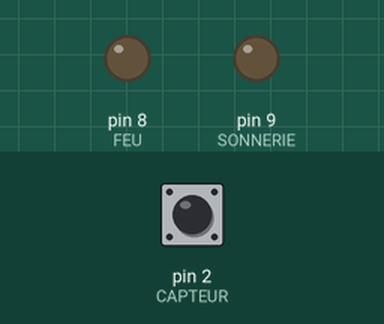
The sketch below on a simulated Arduino Uno, built with avr-gcc and run on an emulated ATmega328P. Shown: output pins drawn as LEDs (lit = HIGH). Dashed ring = blinking. The test bench sets the inputs (shaded band); at power-on: pin 2 (CAPTEUR) HIGH.

Above: at 1.2 s.
1.3 s: pin 2 (CAPTEUR) pulled LOW for 0.15 s
At 1.54 s:
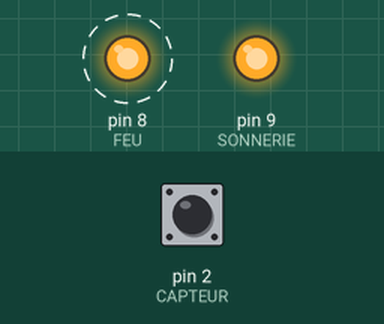
Timing chart, 0 to 10.3 s (numbered marks = the images above; inputs shaded):
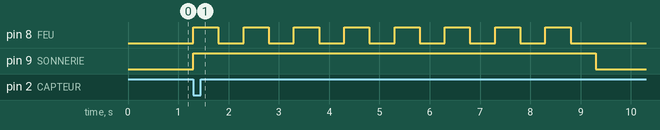

The sketch:

m2024_ex6_passage_niveau_corrige.ino
```cpp
// Midterm 2023-2024, Exercice 6 : passage a niveau, version corrigee (5 erreurs)
const int CAPTEUR = 2;
const int FEU = 8, SONNERIE = 9;
const unsigned long T_ALARME = 8000, T_CLIGNO = 500;
unsigned long tDebut = 0, tCligno = 0;      // (A) unsigned long, pas int
bool alarme = false, feu = false;

void setup() {
  pinMode(CAPTEUR, INPUT_PULLUP);           // (B) contact vers GND : pull-up interne, sinon entree flottante
  pinMode(FEU, OUTPUT);
  pinMode(SONNERIE, OUTPUT);                // (C) sortie manquante
}

void loop() {
  if (!alarme && digitalRead(CAPTEUR) == LOW) {   // (D) == et non =
    alarme = true; tDebut = millis(); tCligno = millis(); feu = true;
  }
  if (alarme) {                             // (E) pas de ';' apres le if
    if (millis() - tCligno >= T_CLIGNO) { tCligno = millis(); feu = !feu; }
    digitalWrite(FEU, feu);                 // feu rouge clignotant
    digitalWrite(SONNERIE, HIGH);
    if (millis() - tDebut >= T_ALARME) {    // (F) millis() au lieu de delay(8000)
      alarme = false;
      digitalWrite(FEU, LOW); digitalWrite(SONNERIE, LOW);
    }
  }
}
```

Measured:
- after the input at 1.3 s, pin 8 (FEU): alternates HIGH for 0.50 s and LOW for 0.50 s, 16 changes in all, then stays LOW, starting at once; pin 9 (SONNERIE): LOW → HIGH at once, → LOW 8.0 s later
